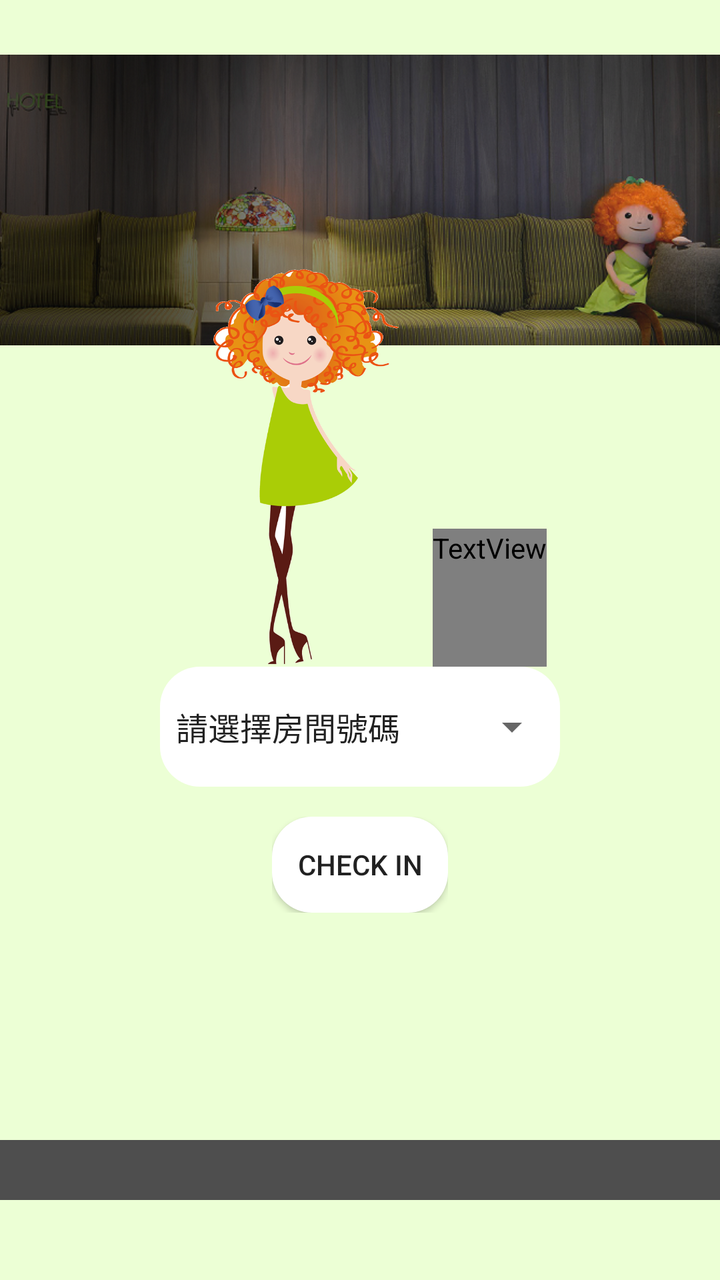
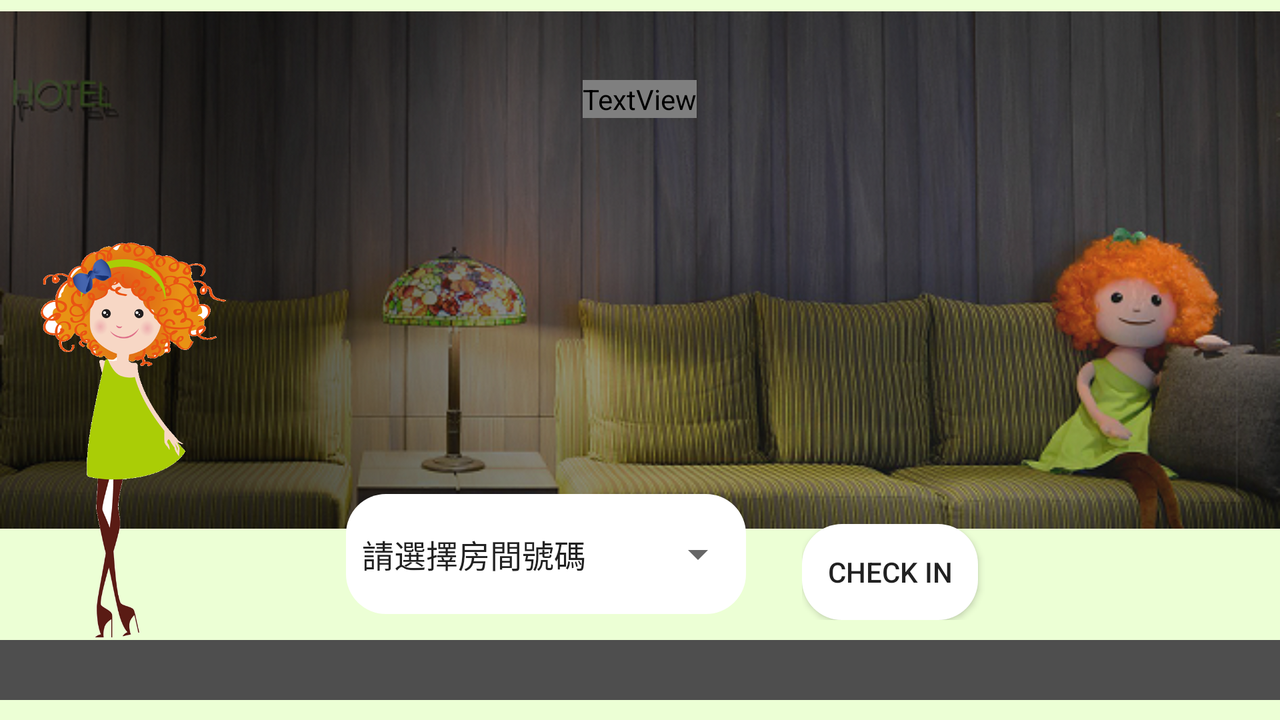

The same Android screen from two of the app's own layout files: first res/layout/ as a phone draws it, then the author's variant for another configuration, drawn on a device whose configuration selects that folder. Both files follow.
<!-- AndroidManifest.xml: application theme AppTheme -->
<!-- res/layout/activity_main.xml -->
<?xml version="1.0" encoding="utf-8"?>
<RelativeLayout xmlns:android="http://schemas.android.com/apk/res/android"
    xmlns:app="http://schemas.android.com/apk/res-auto"
    xmlns:tools="http://schemas.android.com/tools"
    android:layout_width="match_parent"
    android:layout_height="match_parent"
    android:orientation="vertical"
    android:background="@color/colorPrimary"
    tools:context="com.ood.clean.waterball.gracehotel.View.MainActivity">
    <ImageView
        android:layout_width="match_parent"
        android:layout_height="200dp"
        android:src="@drawable/cover"/>


    <LinearLayout
        android:layout_width="wrap_content"
        android:layout_height="wrap_content"
        android:gravity="center_horizontal"
        android:orientation="vertical"
        android:padding="10dp"
        android:layout_centerInParent="true">
        <LinearLayout
            android:layout_width="wrap_content"
            android:layout_height="wrap_content"
            android:orientation="horizontal">
            <ImageView
                android:layout_width="130dp"
                android:layout_height="200dp"
                android:src="@drawable/grace"
                android:scaleType="fitCenter"/>
            <TextView
                android:layout_width="wrap_content"
                android:layout_height="wrap_content"
                android:paddingBottom="50dp"
                android:layout_gravity="bottom"
                android:textSize="35sp"
                android:maxLines="1"
                android:textAppearance="@style/basicTextStyle"
                android:text="@string/graceHotel"/>
        </LinearLayout>


        <RelativeLayout
            android:layout_width="wrap_content"
            android:layout_height="wrap_content"
            android:background="@drawable/white_corner">
            <Spinner
                android:layout_width="200dp"
                android:layout_height="60dp"
                android:gravity="center_horizontal"
                android:entries="@array/roomNumbers"
                android:id="@+id/roomNumbersSpin"/>
        </RelativeLayout>

        <LinearLayout
            android:layout_width="wrap_content"
            android:layout_height="wrap_content"
            android:layout_marginTop="15dp"
            android:layout_marginBottom="50dp"
            android:orientation="horizontal"
            android:gravity="center_vertical">
            <Button
                android:layout_width="wrap_content"
                android:layout_height="wrap_content"
                android:text="@string/checkIn"
                android:background="@drawable/white_corner"
                android:onClick="checkInOnClick"/>
            <ProgressBar
                android:layout_width="30dp"
                android:layout_height="30dp"
                android:layout_marginLeft="8dp"
                android:layout_marginStart="8dp"
                android:visibility="gone"
                android:id="@+id/loadingBar"/>
        </LinearLayout>

    </LinearLayout>


    <TextView
        android:layout_width="match_parent"
        android:layout_height="30dp"
        android:background="#4e4e4e"
        android:layout_alignParentBottom="true"
        android:layout_marginBottom="40dp"/>


</RelativeLayout>
<!-- resources referenced by this layout -->
<resources>
  <string-array name="roomNumbers">
          <item>@string/chhoseRoomNumber</item>
          <item>101</item>
          <item>102</item>
          <item>103</item>
          <item>104</item>
          <item>105</item>
          <item>106</item>
          <item>107</item>
          <item>108</item>
          <item>201</item>
          <item>202</item>
          <item>203</item>
          <item>204</item>
          <item>205</item>
      </string-array>
  <color name="colorPrimary">#ecffd5</color>
  <!-- drawable cover: png bitmap (drawable, 330382 bytes) -->
  <!-- drawable grace: png bitmap (drawable, 126507 bytes) -->
  <!-- drawable white_corner (drawable) -->
  <?xml version="1.0" encoding="utf-8"?>
  <shape android:shape="rectangle"
      xmlns:android="http://schemas.android.com/apk/res/android" >
      <corners android:radius="20dp"/>
      <solid android:color="#fff"/>
  </shape>
  <string name="checkIn">Check In</string>
  <string name="graceHotel">葛瑞絲商旅</string>
  <!-- from res/values-v16/ -->
  <style name="basicTextStyle">
          <item name="android:textSize">18sp</item>
          <item name="android:fontFamily">Microsoft JhengHei</item>
      </style>
  <style name="AppTheme" parent="Theme.AppCompat.Light.NoActionBar">
          <item name="colorPrimary">@color/colorPrimary</item>
          <item name="colorPrimaryDark">@color/colorPrimaryDark</item>
          <item name="colorAccent">@color/colorAccent</item>
          <item name="android:textAppearance">@style/basicTextStyle</item>
      </style>
  <string name="chhoseRoomNumber">請選擇房間號碼</string>
  <color name="colorPrimaryDark">#102108</color>
  <color name="colorAccent">#FF4081</color>
</resources>
<!-- res/layout-land/activity_main.xml (the author's variant of the layout above) -->
<!-- drawn on the phone turned sideways -->
<?xml version="1.0" encoding="utf-8"?>
<RelativeLayout xmlns:android="http://schemas.android.com/apk/res/android"
    xmlns:app="http://schemas.android.com/apk/res-auto"
    xmlns:tools="http://schemas.android.com/tools"
    android:layout_width="match_parent"
    android:layout_height="match_parent"
    android:orientation="vertical"
    android:background="@color/colorPrimary"
    tools:context="com.ood.clean.waterball.gracehotel.View.MainActivity">
    <ImageView
        android:layout_width="match_parent"
        android:layout_height="wrap_content"
        android:scaleType="fitCenter"
        android:src="@drawable/cover"/>

    <TextView
        android:layout_width="wrap_content"
        android:layout_height="wrap_content"
        android:layout_marginTop="40dp"
        android:layout_centerHorizontal="true"
        android:layout_alignParentTop="true"
        android:textColor="#fff"
        android:textSize="35sp"
        android:maxLines="1"
        android:textAppearance="@style/basicTextStyle"
        android:text="@string/graceHotel"/>

    <ImageView
        android:layout_width="130dp"
        android:layout_height="200dp"
        android:src="@drawable/grace"
        android:layout_alignParentStart="true"
        android:layout_alignParentLeft="true"
        android:layout_above="@+id/loadingText"
        android:scaleType="fitCenter"/>

    <LinearLayout
        android:layout_width="wrap_content"
        android:layout_height="wrap_content"
        android:orientation="horizontal"
        android:layout_centerHorizontal="true"
        android:paddingStart="70dp"
        android:layout_above="@+id/loadingText"
        android:padding="10dp">

        <RelativeLayout
            android:layout_width="wrap_content"
            android:layout_height="wrap_content"
            android:background="@drawable/white_corner">
            <Spinner
                android:layout_width="200dp"
                android:layout_height="60dp"
                android:gravity="center_horizontal"
                android:entries="@array/roomNumbers"
                android:id="@+id/roomNumbersSpin"/>
        </RelativeLayout>

        <LinearLayout
            android:layout_width="wrap_content"
            android:layout_height="wrap_content"
            android:layout_marginTop="15dp"
            android:layout_marginLeft="28dp"
            android:layout_marginStart="28dp"
            android:orientation="horizontal"
            android:gravity="center_vertical">
            <Button
                android:layout_width="wrap_content"
                android:layout_height="wrap_content"
                android:text="@string/checkIn"
                android:background="@drawable/white_corner"
                android:onClick="checkInOnClick"
                android:id="@+id/checkInBtn"/>
            <ProgressBar
                android:layout_width="30dp"
                android:layout_height="30dp"
                android:layout_marginLeft="8dp"
                android:layout_marginStart="8dp"
                android:visibility="invisible"
                android:id="@+id/loadingBar"/>
        </LinearLayout>

    </LinearLayout>


    <TextView
        android:layout_width="match_parent"
        android:layout_height="30sp"
        android:background="#4e4e4e"
        android:gravity="center"
        android:textColor="#ffffff"
        android:textSize="19sp"
        android:layout_alignParentBottom="true"
        android:layout_marginBottom="10dp"
        android:id="@+id/loadingText"/>


</RelativeLayout>
